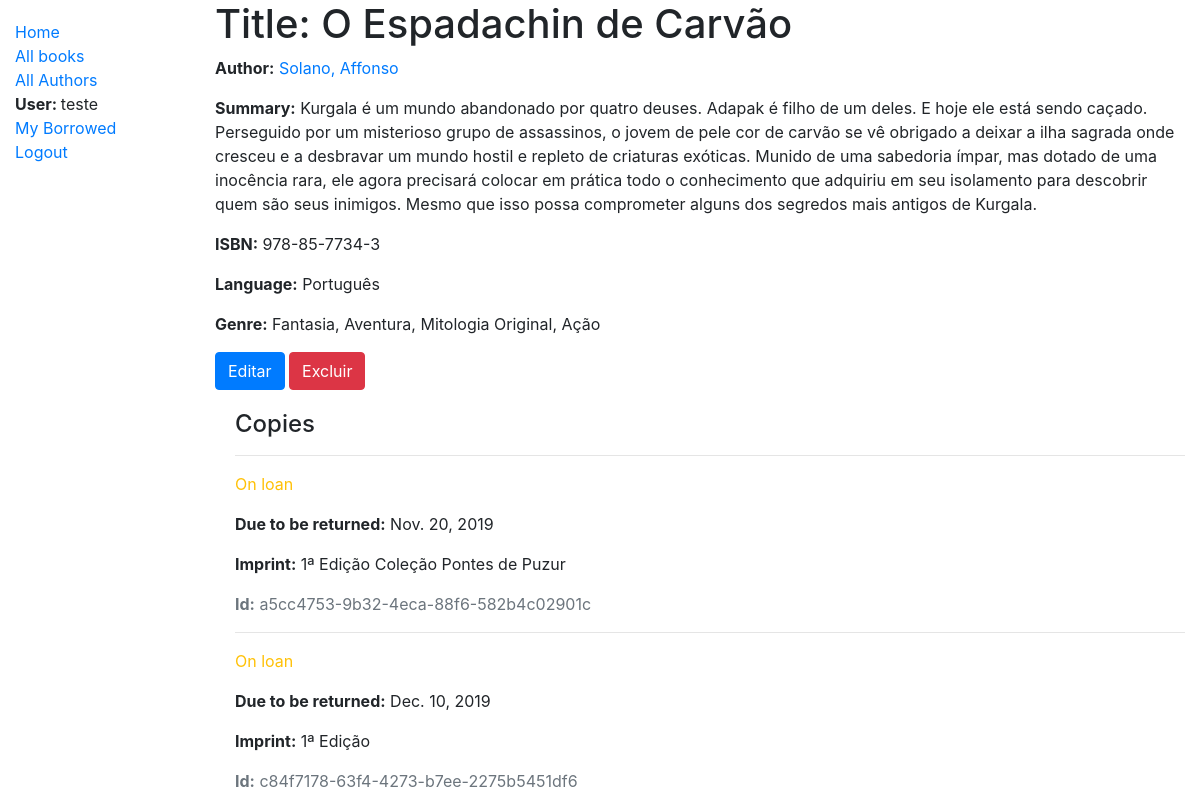
The page /catalog/book/1 (signed in) on the database its author committed.
### catalog/models.py (models this page shows, shortened)
class Book(models.Model):
    title = models.CharField(max_length=200)
    author = models.ForeignKey('Author', on_delete=models.SET_NULL, null=True)
    summary = models.TextField(max_length=1000, help_text='Enter a brief description of the book')
    isbn = models.CharField('ISBN', max_length=13, help_text='13 Character <a href="https://www.isbn-international.org/content/what-isbn">ISBN number</a>')
    genre = models.ManyToManyField(Genre, help_text='Select a genre for this book')
    language = models.ForeignKey('Language', on_delete=models.SET_NULL, null=True)
    def get_absolute_url(self):
        return reverse('book-detail', args=[str(self.id)])

class Author(models.Model):
    first_name = models.CharField(max_length=100)
    last_name = models.CharField(max_length=100)
    date_of_birth = models.DateField(null=True, blank=True)
    date_of_death = models.DateField('Died', null=True, blank=True)
    class Meta:
        ordering = ['last_name', 'first_name']
    def __str__(self):
        return f'{self.last_name}, {self.first_name}'

class Language(models.Model):
    name = models.CharField(max_length=200,
                            help_text="Enter the book's natural language (e.g. English, French, Japanese etc.)")
    def __str__(self):
        return self.name

class Genre(models.Model):
    name = models.CharField(max_length=200, help_text='Enter a book genre (e.g. Science Fiction)')
    def __str__(self):
        return self.name

class BookInstance(models.Model):
    id = models.UUIDField(primary_key=True, default=uuid.uuid4, help_text='Unique ID for this particular book across whole library')
    book = models.ForeignKey('Book', on_delete=models.SET_NULL, null=True)
    imprint = models.CharField(max_length=200)
    due_back = models.DateField(null=True, blank=True)
    LOAN_STATUS = (
        ('m', 'Maintenance'),
        ('o', 'On loan'),
        ('a', 'Available'),
        ('r', 'Reserved'),
    )
    status = models.CharField(
        max_length=1,
        choices=LOAN_STATUS,
        blank=True,
        default='m',
        help_text='Book availability',
    )
    borrower = models.ForeignKey(User, on_delete=models.SET_NULL, null=True, blank=True)
    class Meta:
        ordering = ['due_back']
        permissions = (("can_mark_returned", "Set book as returned"),)

### catalog/views.py (the view)
# urls.py: path('book/<int:pk>', views.BookDetailView.as_view(), name='book-detail'),
class BookDetailView(LoginRequiredMixin,generic.DetailView):
    login_url = '/accounts/login/'
    model = Book

### catalog/templates/catalog/book_detail.html
{% extends "base_generic.html" %}
{% block content %}
  <h1>Title: {{ book.title }}</h1>
  <p><strong>Author:</strong> <a href="{% url 'author-detail' book.author.pk %}">{{ book.author }}</a></p>
  <p><strong>Summary:</strong> {{ book.summary }}</p>
  <p><strong>ISBN:</strong> {{ book.isbn }}</p>
  <p><strong>Language:</strong> {{ book.language }}</p>
  <p><strong>Genre:</strong> {% for genre in book.genre.all %} {{ genre }}{% if not forloop.last %}, {% endif %}{% endfor %}</p>
  <a href="{{ book.get_absolute_url }}/update"><input type='submit' class="btn btn-primary" value="Editar"></a>
  <a href="{{ book.get_absolute_url }}/delete"><input type='submit' class="btn btn-danger" value="Excluir"></a>
  <div style="margin-left:20px;margin-top:20px">
    <h4>Copies</h4>
    {% for copy in book.bookinstance_set.all %}
      <hr>
      <p class="{% if copy.status == 'a' %}text-success{% elif copy.status == 'm' %}text-danger{% else %}text-warning{% endif %}">{{ copy.get_status_display }}</p>
      {% if copy.status != 'a' %}
        <p><strong>Due to be returned:</strong> {{copy.due_back}}</p>
      {% endif %}
      <p><strong>Imprint:</strong> {{copy.imprint}}</p>
      <p class="text-muted"><strong>Id:</strong> {{copy.id}}</p>
    {% endfor %}
  </div>
{% endblock %}

### catalog/templates/base_generic.html (shortened to what this page needs)
<!DOCTYPE html>
<html lang="en">
<head>
  <link rel="stylesheet" href="https://stackpath.bootstrapcdn.com/bootstrap/4.1.3/css/bootstrap.min.css">
  {% load static %}
  <link rel="stylesheet" href="{% static 'css/styles.css' %}">
</head>
<body>
  <div class="container-fluid">
    <div class="row">
      <div class="col-sm-2">
      {% block sidebar %}
        <ul class="sidebar-nav">
          <li><a href="{% url 'index' %}">Home</a></li>
          <li><a href="{% url 'books' %}">All books</a></li>
          <li><a href="{% url 'authors' %}">All Authors</a></li>
          {% if user.is_authenticated %}
          <li><strong>User: </strong>{{ user.get_username }}</li>
          <li><a href="{% url 'my-borrowed' %}">My Borrowed</a></li>
          <li><a href="{% url 'logout'%}?next={{request.path}}">Logout</a></li>
          {% else %}
          <li><a href="{% url 'login'%}?next={{request.path}}">Login</a></li>
        {% endif %}
    </ul>
     {% endblock %}
      </div>
      <div class="col-sm-10 ">{% block content %}{% endblock %}</div>
    </div>
  </div>
</body>
</html>

### catalog/static/css/styles.css (style rules this page uses)
.sidebar-nav { margin-top: 20px; padding: 0; list-style: none; }

### rows shown on the page
Book: title "O Espadachin de Carvão", author "Solano, Affonso", summary "Kurgala é um mundo abandonado por quatro deuses. Adapak é filho de um deles. E hoje ele está sendo caçado. Perseguido por um misterioso grupo de assassinos, o jovem de pele cor de carvão se vê obrigado a deixar a ilha sagrada onde cresceu e a desbravar um mundo hostil e repleto de criaturas exóticas. Munido de uma sabedoria ímpar, mas dotado de uma inocência rara, ele agora precisará colocar em prática todo o conhecimento que adquiriu em seu isolamento para descobrir quem são seus inimigos. Mesmo que isso possa comprometer alguns dos segredos mais antigos de Kurgala.", isbn "978-85-7734-3", language "Português"
Genre: name "Fantasia"
Genre: name "Aventura"
Genre: name "Mitologia Original"
Genre: name "Ação"
BookInstance: status "On loan", due_back "Nov. 20, 2019", imprint "1ª Edição Coleção Pontes de Puzur", id "a5cc4753-9b32-4eca-88f6-582b4c02901c"
BookInstance: status "On loan", due_back "Dec. 10, 2019", imprint "1ª Edição", id "c84f7178-63f4-4273-b7ee-2275b5451df6"

### other values the page prints
{{ user.get_username }} "teste"
